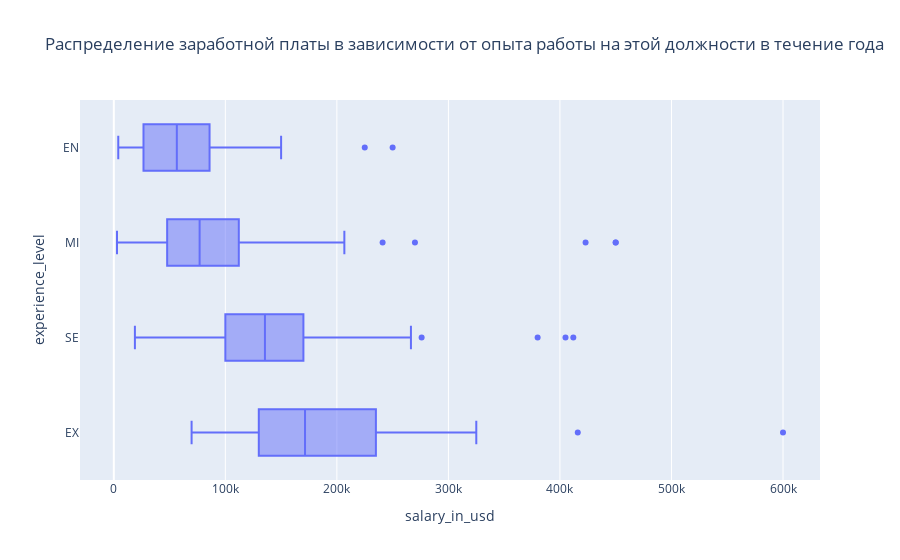

Write notebook code for a chart like this one.
### Markdown cell above
#### Влияние опыта работы на этой должности в течение года

### Code cell
fig_6=px.box(data, x='salary_in_usd', y='experience_level', 
             title='Распределение заработной платы в зависимости от опыта работы на этой должности в течение года ',
             category_orders={'experience_level':['EN', 'MI', 'SE', 'EX']}
             )
fig_6.show()

### Figure 1 — Plotly figure (JSON) as saved in the notebook; plotly's stock layout.template omitted (floating-point values rounded to 4 significant figures; data arrays with more than 128 entries replaced by an {"elided": "..."} marker saying what was removed)
{"data": [{"alignmentgroup": "True", "hovertemplate": "salary_in_usd=%{x}<br>experience_level=%{y}<extra></extra>", "legendgroup": "", "marker": {"color": "#636efa"}, "name": "", "notched": false, "offsetgroup": "", "orientation": "h", "showlegend": false, "type": "box", "x": {"elided": "607 int values"}, "x0": " ", "xaxis": "x", "y": {"elided": "607 str values"}, "y0": " ", "yaxis": "y"}], "layout": {"boxmode": "group", "legend": {"tracegroupgap": 0}, "title": {"text": "Распределение заработной платы в зависимости от опыта работы на этой должности в течение года "}, "xaxis": {"anchor": "y", "domain": [0, 1], "title": {"text": "salary_in_usd"}}, "yaxis": {"anchor": "x", "categoryarray": ["EX", "SE", "MI", "EN"], "categoryorder": "array", "domain": [0, 1], "title": {"text": "experience_level"}}}}
